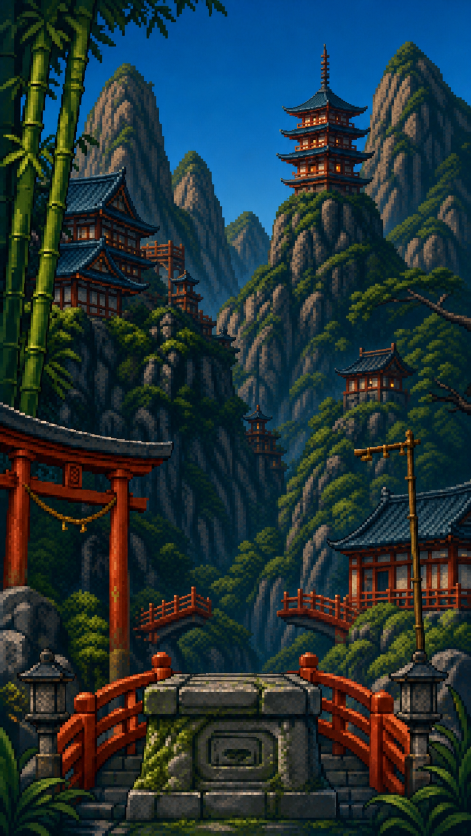
#> input picture art_review/zen_16bit_v2/chapter0_base_source.png, 941 x 1672 px (shown at 1/2 size)
$ python process_zen_16bit_v2.py
#> lines starting #> are read from the running program, lines starting #| are printed output that depends on the picture
from collections import deque
from pathlib import Path

from PIL import Image


ROOT = Path(__file__).resolve().parents[1]
REVIEW = ROOT / "art_review" / "zen_16bit_v2"
OUT = ROOT / "assets" / "skins" / "zen" / "v2"

SECTION_SOURCES = [
    REVIEW / "chapter0_base_source.png",
    REVIEW / "chapter_shrine_source.png",
    REVIEW / "chapter_monastery_source.png",
    REVIEW / "chapter_clouds_source.png",
    REVIEW / "chapter_zenith_source.png",
]

ANIM_SOURCE = REVIEW / "animation_sources"
ANIM_OUT = OUT / "anim" / "chapter_0"


def pixel_section(source: Path, destination: Path, fade_bottom: bool) -> None:
#> called with fade_bottom = False
    image = Image.open(source).convert("RGB")
#> image is the input picture: PIL image 941x1672 RGB; mean R, G, B 33.7, 51, 54.8
    crop_width = round(image.height * 9 / 16)
#> crop_width = 940
    left = (image.width - crop_width) // 2
#> left = 0
    image = image.crop((left, 0, left + crop_width, image.height))
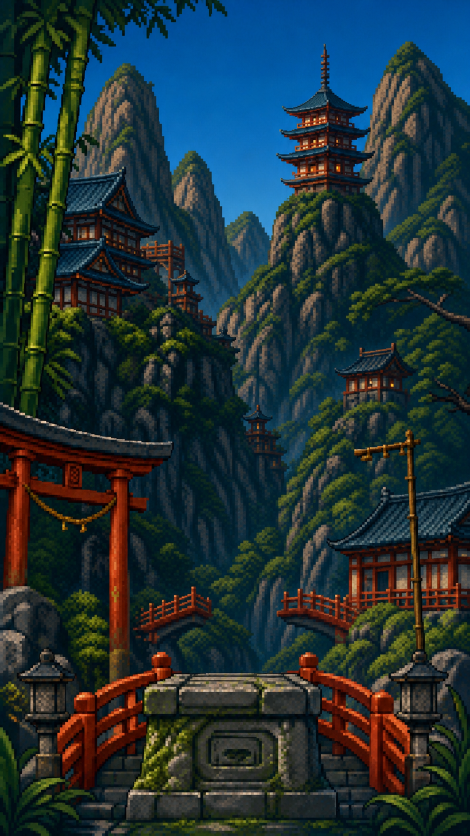
#> image: PIL image 940x1672 RGB (shown at 1/2 size); mean R, G, B 33.7, 51.1, 54.8
    image = image.resize((360, 640), Image.Resampling.LANCZOS)
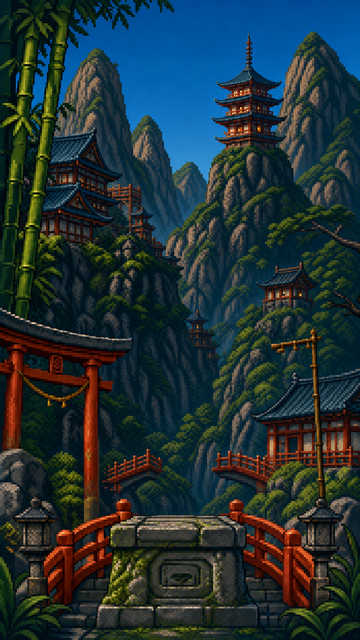
#> image: PIL image 360x640 RGB; mean R, G, B 33.8, 51.1, 54.8
    image = image.resize((720, 1280), Image.Resampling.NEAREST).convert("RGBA")
#> image: PIL image 720x1280 RGBA
    if fade_bottom:
        pixels = image.load()
        fade_height = 128
        for y in range(image.height - fade_height, image.height):
            alpha = round(255 * (image.height - 1 - y) / (fade_height - 1))
            for x in range(image.width):
                r, g, b, _ = pixels[x, y]
                pixels[x, y] = (r, g, b, alpha)
    image.save(destination)


# [35 lines left out: function remove_connected_checker, not called in this run]


def split_stones(source: Path) -> None:
    sheet = Image.open(source).convert("RGB")
    cell_width = sheet.width // 4
    row_ranges = [(225, 485), (510, 785)]
    output_names = [
        "stone_1.png", "stone_2.png", "stone_3.png", "stone_4.png",
        "stone_5.png", "stone_6.png", "stone_7.png", "stone_8.png",
    ]
    index = 0
    for top, bottom in row_ranges:
        for column in range(4):
            cell = sheet.crop((column * cell_width, top, (column + 1) * cell_width, bottom))
            cell = remove_connected_checker(cell)
            alpha = cell.getchannel("A")
            bounds = alpha.getbbox()
            if bounds is None:
                raise RuntimeError(f"No stone found in cell {index}")
            stone = cell.crop(bounds).resize((176, 54), Image.Resampling.NEAREST)
            canvas = Image.new("RGBA", (180, 56), (0, 0, 0, 0))
            canvas.alpha_composite(stone, (2, 1))
            canvas.save(OUT / output_names[index])
            index += 1


# [36 lines left out: functions split_animation, split_clouds, not called in this run]


def main() -> None:
    OUT.mkdir(parents=True, exist_ok=True)
    ANIM_OUT.mkdir(parents=True, exist_ok=True)
    for index, source in enumerate(SECTION_SOURCES):
        pixel_section(source, OUT / f"chapter_{index}.png", index > 0)
#> pass 2 of the loop in main, `for index, source in enumerate(SECTION_SOURCES):`:
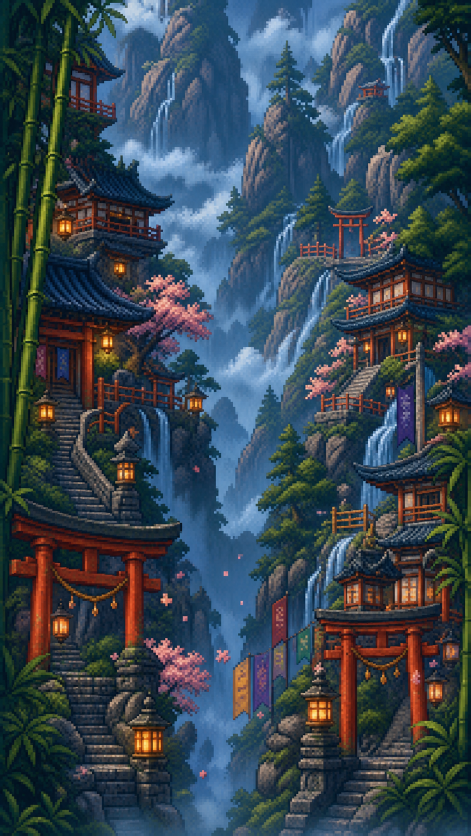
#> input picture art_review/zen_16bit_v2/chapter_shrine_source.png, 941 x 1672 px (shown at 1/2 size)
#> in pixel_section, image is the input picture: PIL image 941x1672 RGB; mean R, G, B 56, 71, 81.8
#> in pixel_section (call 2), `image = image.resize((360, 640), Image.Resampling.LANCZOS)`:
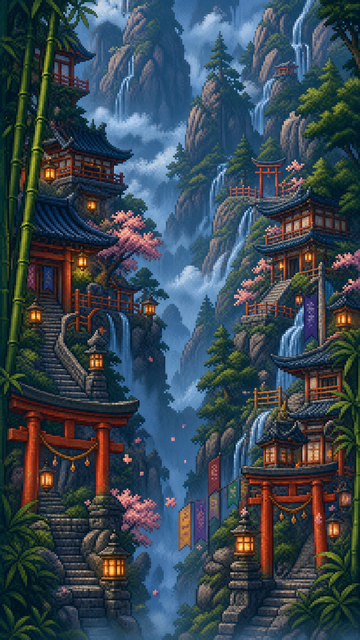
#> image: PIL image 360x640 RGB; mean R, G, B 56, 71, 81.8
#> in pixel_section (call 2), `image.save(destination)`:
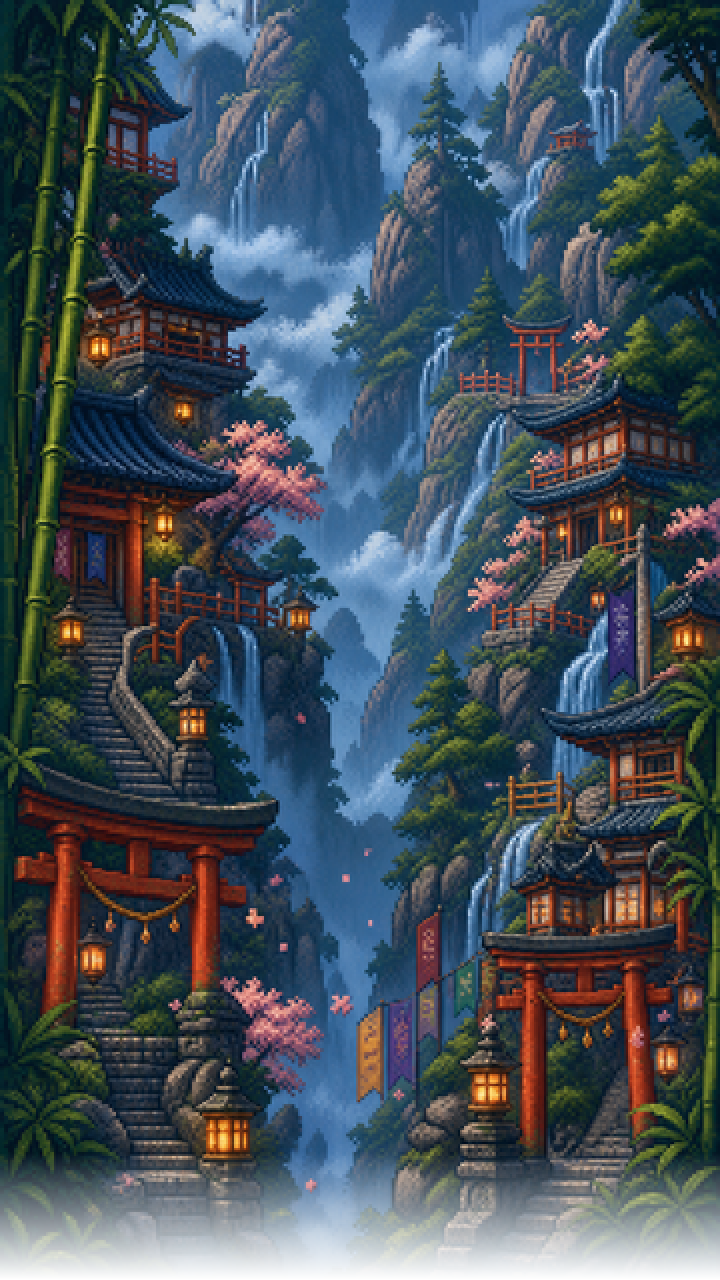
#> saved as chapter_1.png: PIL image 720x1280 RGBA; mean R, G, B, A 56, 71, 81.8, 242.2; transparent parts drawn white
#> pass 3 of the loop in main, `for index, source in enumerate(SECTION_SOURCES):`:
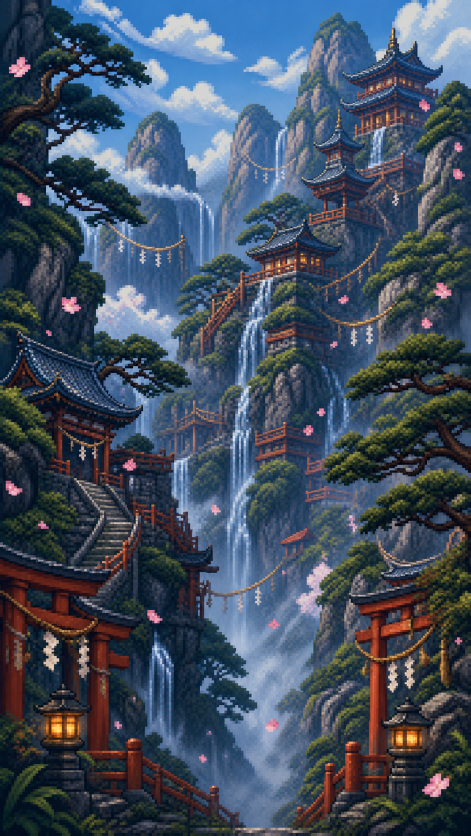
#> input picture art_review/zen_16bit_v2/chapter_monastery_source.png, 941 x 1672 px (shown at 1/2 size)
#> in pixel_section, image is the input picture: PIL image 941x1672 RGB; mean R, G, B 65.7, 79.3, 96.3
#> in pixel_section (call 3), `image = image.resize((720, 1280), Image.Resampling.NEAREST).convert("R..`:
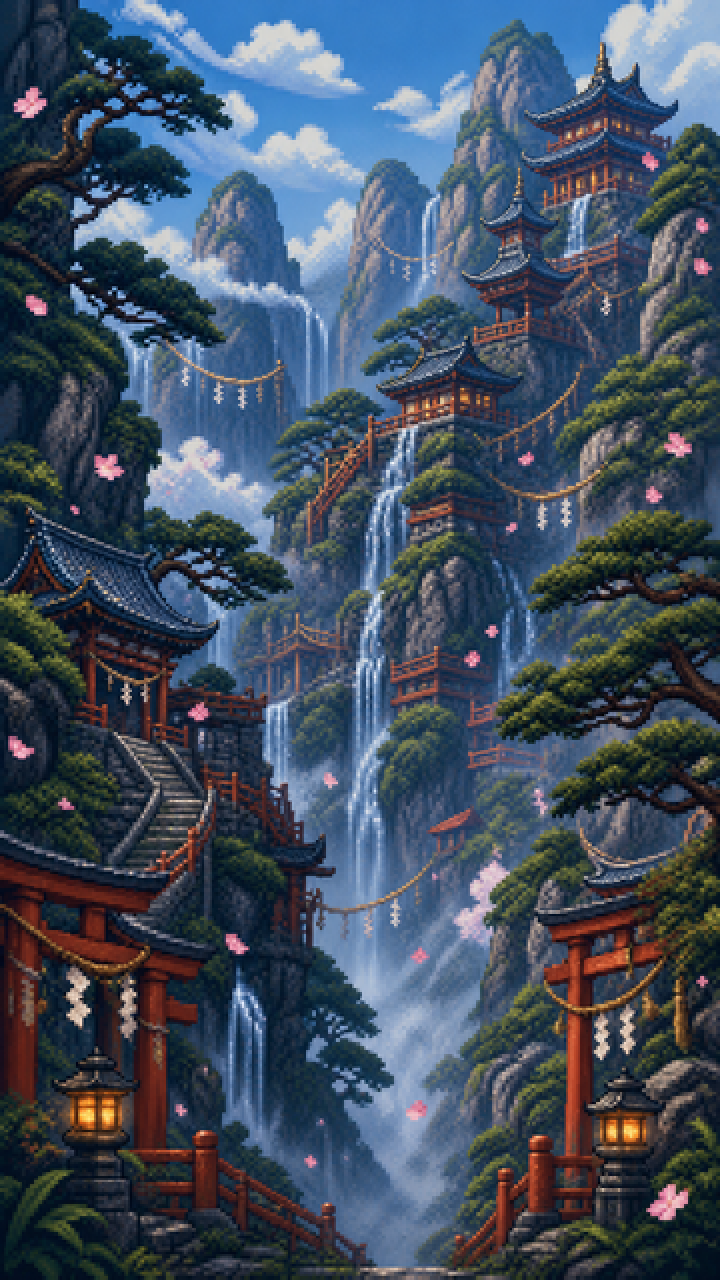
#> image: PIL image 720x1280 RGBA; mean R, G, B, A 65.8, 79.3, 96.3, 255
#> in pixel_section (call 3), `image.save(destination)`:
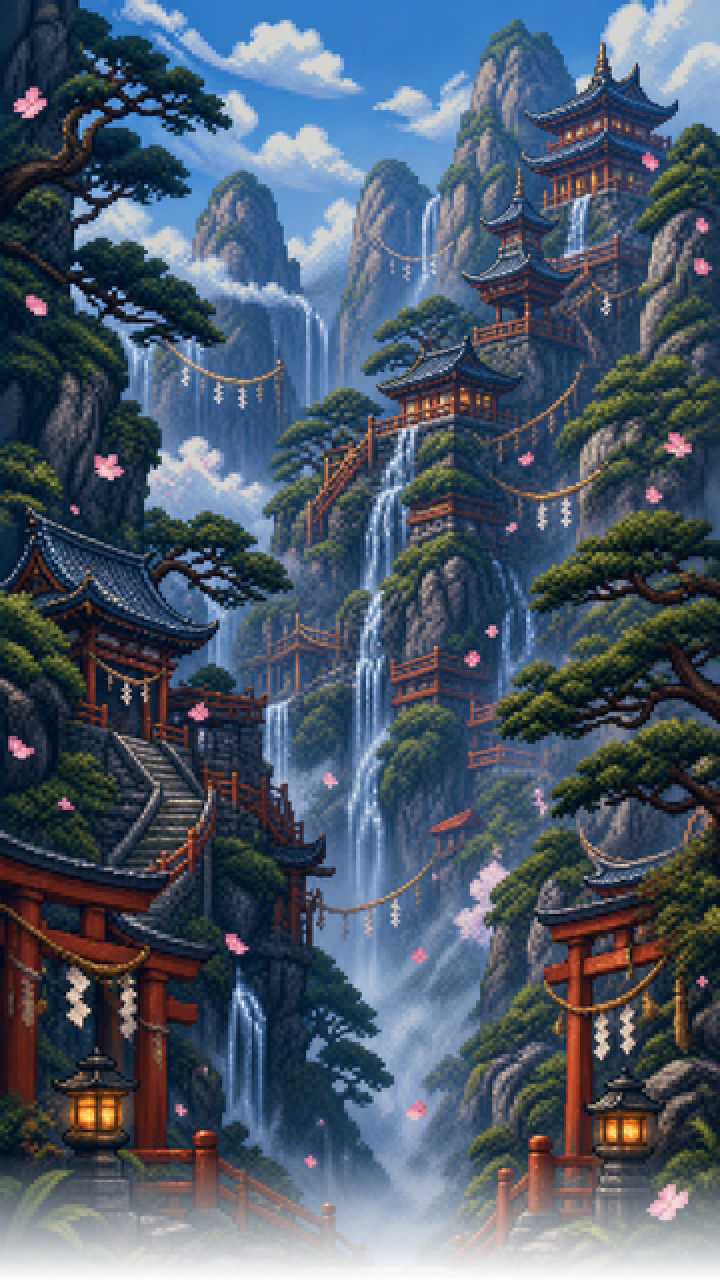
#> saved as chapter_2.png: PIL image 720x1280 RGBA; mean R, G, B, A 65.8, 79.3, 96.3, 242.2; transparent parts drawn white
#> the loop made 5 passes; the first 3 are shown
    split_stones(REVIEW / "stones_sheet_source.png")
    split_animation(ANIM_SOURCE / "waterfall_sheet.png", 8, "waterfall", (96, 320))
    split_animation(ANIM_SOURCE / "sakura_sheet.png", 6, "sakura", (240, 580))
    split_animation(ANIM_SOURCE / "banner_sheet.png", 6, "banner", (110, 330))
    split_clouds(ANIM_SOURCE / "clouds_sheet.png")


if __name__ == "__main__":
#> (the run stopped early here; a loop or call above may not have finished)
